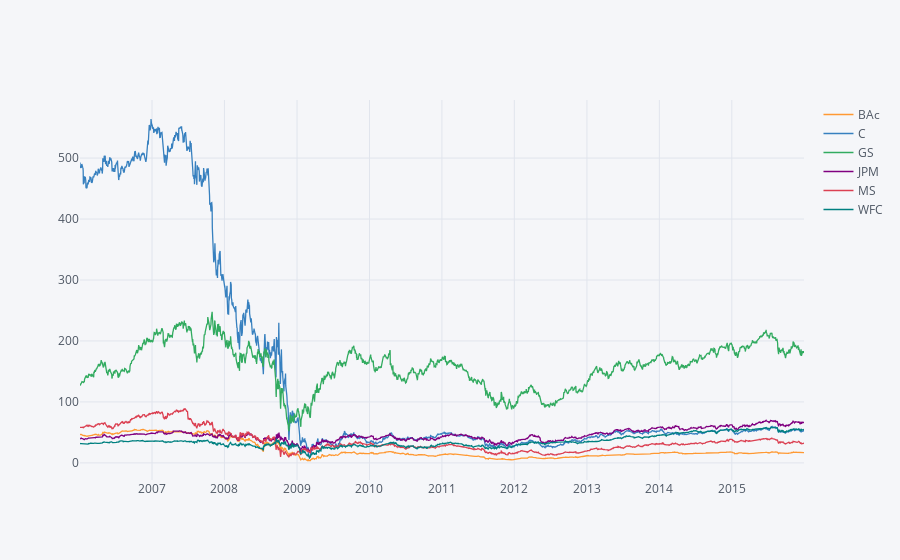

The cell this chart's notebook holds for it:
### Code cell
bank_stocks.xs(key='Close',axis=1,level='STOCK INFO').iplot()

### Figure 1 — Plotly figure (JSON) as saved in the notebook; plotly's stock layout.template omitted (floating-point values rounded to 4 significant figures; data arrays with more than 128 entries replaced by an {"elided": "..."} marker saying what was removed)
{"data": [{"line": {"color": "rgba(255, 153, 51, 1.0)", "dash": "solid", "shape": "linear", "width": 1.3}, "mode": "lines", "name": "BAc", "text": "", "type": "scatter", "uid": "178cd60e-a00e-4fe5-baba-2966501a66b6", "x": {"elided": "2517 str values"}, "y": {"elided": "2517 float values"}}, {"line": {"color": "rgba(55, 128, 191, 1.0)", "dash": "solid", "shape": "linear", "width": 1.3}, "mode": "lines", "name": "C", "text": "", "type": "scatter", "uid": "f98d8021-80e1-476f-8d7f-306ca94f78bb", "x": {"elided": "2517 str values"}, "y": {"elided": "2517 float values"}}, {"line": {"color": "rgba(50, 171, 96, 1.0)", "dash": "solid", "shape": "linear", "width": 1.3}, "mode": "lines", "name": "GS", "text": "", "type": "scatter", "uid": "ee72800a-e91d-4921-a373-016864a6f758", "x": {"elided": "2517 str values"}, "y": {"elided": "2517 float values"}}, {"line": {"color": "rgba(128, 0, 128, 1.0)", "dash": "solid", "shape": "linear", "width": 1.3}, "mode": "lines", "name": "JPM", "text": "", "type": "scatter", "uid": "dfb2bb1b-c9c2-4efa-8310-df1ffb23a155", "x": {"elided": "2517 str values"}, "y": {"elided": "2517 float values"}}, {"line": {"color": "rgba(219, 64, 82, 1.0)", "dash": "solid", "shape": "linear", "width": 1.3}, "mode": "lines", "name": "MS", "text": "", "type": "scatter", "uid": "bc4ad836-6079-4bcb-bab8-26fc290496e9", "x": {"elided": "2517 str values"}, "y": {"elided": "2517 float values"}}, {"line": {"color": "rgba(0, 128, 128, 1.0)", "dash": "solid", "shape": "linear", "width": 1.3}, "mode": "lines", "name": "WFC", "text": "", "type": "scatter", "uid": "d944e98a-86ca-4b05-b7b3-4a924b5d14af", "x": {"elided": "2517 str values"}, "y": {"elided": "2517 float values"}}], "layout": {"legend": {"bgcolor": "#F5F6F9", "font": {"color": "#4D5663"}}, "paper_bgcolor": "#F5F6F9", "plot_bgcolor": "#F5F6F9", "title": {"font": {"color": "#4D5663"}}, "xaxis": {"gridcolor": "#E1E5ED", "showgrid": true, "tickfont": {"color": "#4D5663"}, "title": {"font": {"color": "#4D5663"}, "text": ""}, "zerolinecolor": "#E1E5ED"}, "yaxis": {"gridcolor": "#E1E5ED", "showgrid": true, "tickfont": {"color": "#4D5663"}, "title": {"font": {"color": "#4D5663"}, "text": ""}, "zerolinecolor": "#E1E5ED"}}}
